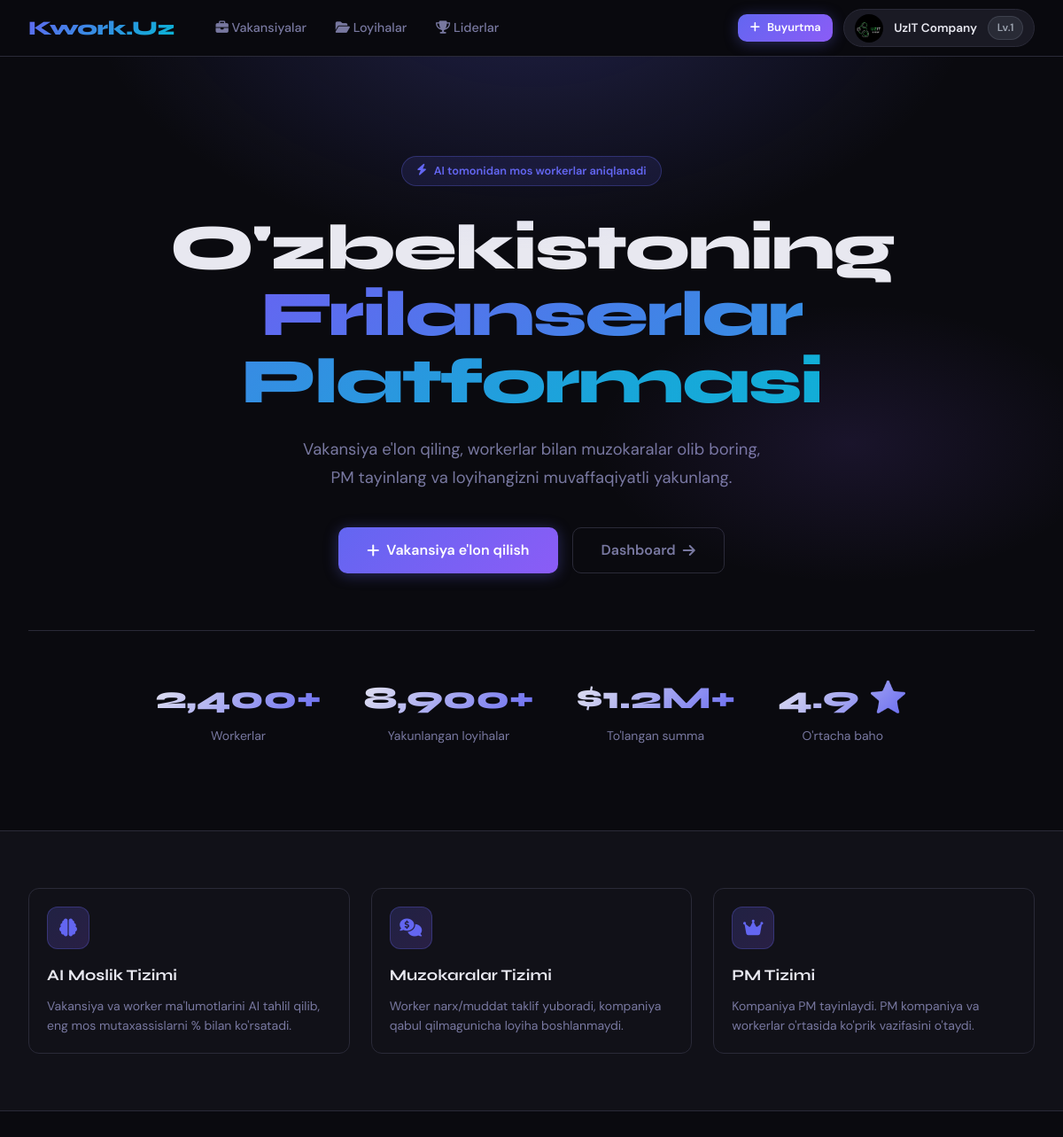
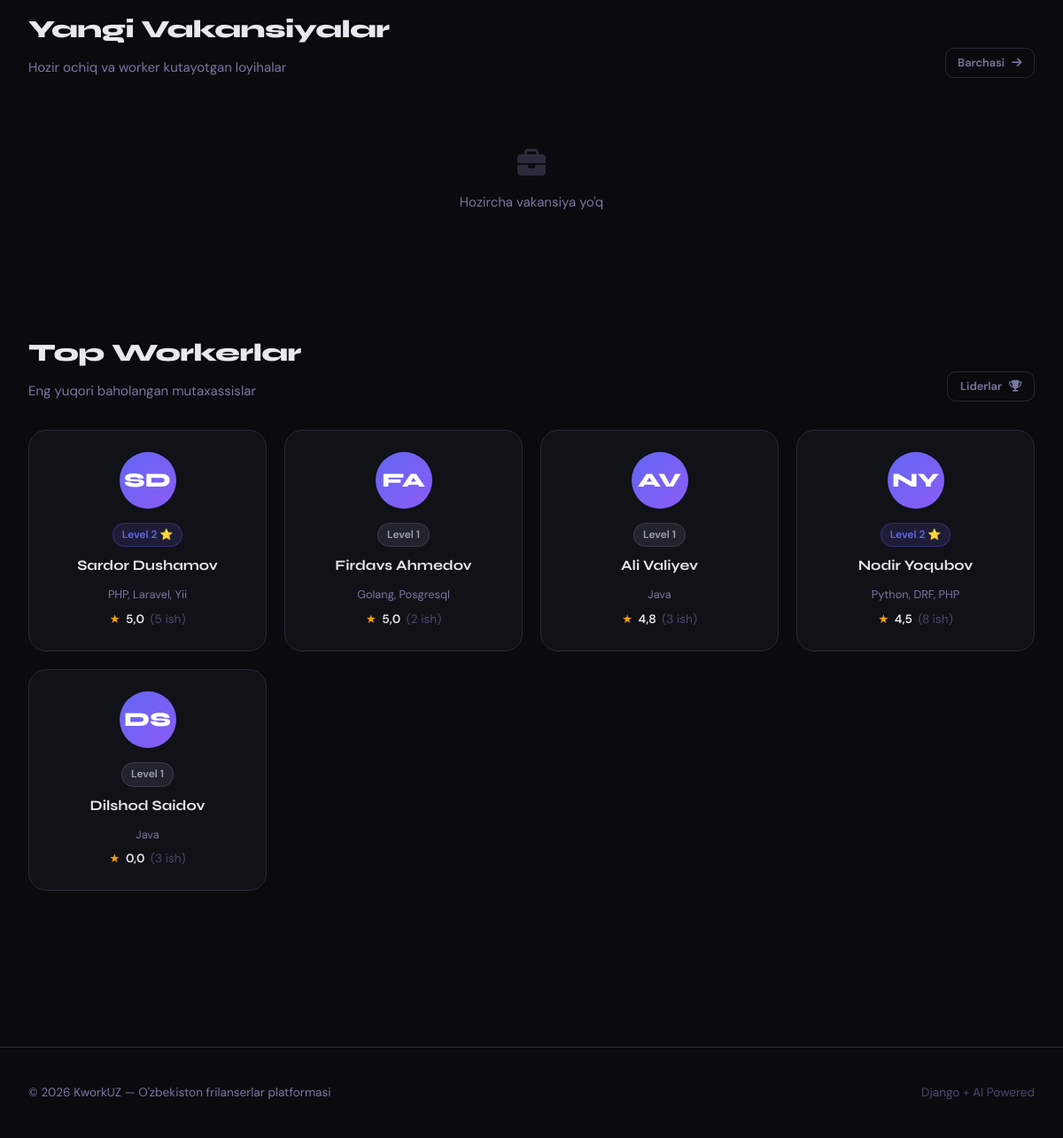
The app's page /marketplace/ (signed in) with its own data (2 pictures, top to bottom).
### marketplace/models.py (models this page shows, shortened)
class Profile(models.Model):
    ROLE_CHOICES = [
        ('client', 'Kompaniya'),
        ('freelancer', 'Worker'),
    ]
    LEVEL_CHOICES = [
        (1, 'Level 1'),
        (2, 'Level 2'),
        (3, 'Level 3'),
    ]
    user = models.OneToOneField(User, on_delete=models.CASCADE, related_name='profile')
    role = models.CharField(max_length=20, choices=ROLE_CHOICES, default='freelancer')
    bio = models.TextField(blank=True)
    skills = models.TextField(blank=True)
    avatar = models.ImageField(upload_to='avatars/', blank=True, null=True)
    level = models.IntegerField(choices=LEVEL_CHOICES, default=1)
    rating = models.FloatField(default=0.0)
    completed_jobs_count = models.IntegerField(default=0)
    hourly_rate = models.DecimalField(max_digits=10, decimal_places=2, null=True, blank=True)
    portfolio_url = models.URLField(blank=True)
    location = models.CharField(max_length=100, blank=True)
    created_at = models.DateTimeField(auto_now_add=True)
    class Meta:
        verbose_name = 'Profil'
        verbose_name_plural = 'Profillar'

### marketplace/views.py (the view)
# urls.py: path('', views.home_view, name='home'),
def home_view(request):
    recent_vacancies = Vacancy.objects.filter(status='OPEN').order_by('-created_at')[:6]
    top_workers = Profile.objects.filter(role='freelancer').order_by('-rating', '-completed_jobs_count')[:8]
    return render(request, 'marketplace/home.html', {'recent_vacancies': recent_vacancies, 'top_workers': top_workers})

### templates/marketplace/home.html (shortened to what this page needs)
{% extends "base/base.html" %}
{% block content %}
<section class="hero">
  <div class="container">
    <div class="hero-badge">
      <i class="fas fa-bolt"></i>
      AI tomonidan mos workerlar aniqlanadi
    </div>
    <h1 class="hero-title">
      O'zbekistoning<br>
      <span>Frilanserlar Platformasi</span>
    </h1>
    <p class="hero-sub">
      Vakansiya e'lon qiling, workerlar bilan muzokaralar olib boring,
      PM tayinlang va loyihangizni muvaffaqiyatli yakunlang.
    </p>
    <div class="hero-cta">
      {% if user.is_authenticated %}
        {% if user.profile.role == 'client' %}
          <a href="{% url 'marketplace:vacancy_create' %}" class="btn btn-primary">
            <i class="fas fa-plus"></i> Vakansiya e'lon qilish
          </a>
        {% else %}
          <a href="{% url 'marketplace:vacancy_list' %}" class="btn btn-primary">
            <i class="fas fa-briefcase"></i> Vakansiyalarni ko'rish
          </a>
        {% endif %}
        <a href="{% url 'marketplace:dashboard' %}" class="btn btn-ghost">
          Dashboard <i class="fas fa-arrow-right"></i>
        </a>
      {% endif %}
    </div>
    <div class="hero-stats">
      <div>
        <div class="stat-num">2,400+</div>
        <div class="stat-label">Workerlar</div>
      </div>
      <div>
        <div class="stat-num">8,900+</div>
        <div class="stat-label">Yakunlangan loyihalar</div>
      </div>
      <div>
        <div class="stat-num">$1.2M+</div>
        <div class="stat-label">To'langan summa</div>
      </div>
      <div>
        <div class="stat-num">4.9 ⭐</div>
        <div class="stat-label">O'rtacha baho</div>
      </div>
    </div>
  </div>
</section>
<section style="padding:4rem 0;background:var(--bg2);
  border-top:1px solid var(--border);border-bottom:1px solid var(--border);">
  <div class="container">
    <div class="grid-3">
      <div class="card card-sm">
        <div class="feature-icon"><i class="fas fa-brain"></i></div>
        <h3 style="font-family:var(--font-display);font-weight:700;margin-bottom:.5rem;">
          AI Moslik Tizimi
        </h3>
        <p style="color:var(--text-muted);font-size:.875rem;line-height:1.6;">
          Vakansiya va worker ma'lumotlarini AI tahlil qilib,
          eng mos mutaxassislarni % bilan ko'rsatadi.
        </p>
      </div>
      <div class="card card-sm">
        <div class="feature-icon"><i class="fas fa-comments-dollar"></i></div>
        <h3 style="font-family:var(--font-display);font-weight:700;margin-bottom:.5rem;">
          Muzokaralar Tizimi
        </h3>
        <p style="color:var(--text-muted);font-size:.875rem;line-height:1.6;">
          Worker narx/muddat taklif yuboradi, kompaniya qabul qilmagunicha
          loyiha boshlanmaydi.
        </p>
      </div>
      <div class="card card-sm">
        <div class="feature-icon"><i class="fas fa-crown"></i></div>
        <h3 style="font-family:var(--font-display);font-weight:700;margin-bottom:.5rem;">
          PM Tizimi
        </h3>
        <p style="color:var(--text-muted);font-size:.875rem;line-height:1.6;">
          Kompaniya PM tayinlaydi. PM kompaniya va workerlar
          o'rtasida ko'prik vazifasini o'taydi.
        </p>
      </div>
    </div>
  </div>
</section>
<section class="page-content">
  <div class="container">
    <div style="display:flex;align-items:flex-end;justify-content:space-between;margin-bottom:2rem;">
      <div>
        <h2 class="section-title">Yangi Vakansiyalar</h2>
        <p style="color:var(--text-muted);">Hozir ochiq va worker kutayotgan loyihalar</p>
      </div>
      <a href="{% url 'marketplace:vacancy_list' %}" class="btn btn-ghost btn-sm">
        Barchasi <i class="fas fa-arrow-right"></i>
      </a>
    </div>
    <div class="grid-3">
      {% for vacancy in recent_vacancies %}
      <a href="{% url 'marketplace:vacancy_detail' vacancy.pk %}" class="vac-card">
        <div style="display:flex;justify-content:space-between;
          align-items:start;margin-bottom:.75rem;">
          <span class="tag">{{ vacancy.get_category_display }}</span>
          <span class="status-badge status-{{ vacancy.status }}">
            {{ vacancy.get_status_display }}
          </span>
        </div>
        <div class="vac-title">{{ vacancy.title }}</div>
        <div class="vac-desc">{{ vacancy.description|truncatechars:100 }}</div>
        <div style="display:flex;gap:1rem;align-items:center;flex-wrap:wrap;">
          <span style="font-family:var(--font-display);font-weight:700;
            color:var(--green);font-size:1.05rem;">
            ${{ vacancy.budget_min }}–${{ vacancy.budget_max }}
          </span>
          {% if vacancy.deadline_days %}
          <span style="color:var(--text-muted);font-size:.8rem;">
            <i class="fas fa-clock"></i> {{ vacancy.deadline_days }} kun
          </span>
          {% endif %}
          <span style="color:var(--accent3);font-size:.8rem;">
            <i class="fas fa-users"></i> {{ vacancy.required_workers }} worker
          </span>
          <span style="color:var(--text-dim);font-size:.8rem;margin-left:auto;">
            {{ vacancy.created_at|timesince }} oldin
          </span>
        </div>
      </a>
      {% empty %}
      <div style="grid-column:1/-1;text-align:center;padding:3rem;color:var(--text-muted);">
        <i class="fas fa-briefcase" style="font-size:2rem;margin-bottom:1rem;opacity:.3;display:block;"></i>
        Hozircha vakansiya yo'q
      </div>
      {% endfor %}
    </div>
  </div>
</section>
<section style="padding:3rem 0 5rem;">
  <div class="container">
    <div style="display:flex;align-items:flex-end;justify-content:space-between;margin-bottom:2rem;">
      <div>
        <h2 class="section-title">Top Workerlar</h2>
        <p style="color:var(--text-muted);">Eng yuqori baholangan mutaxassislar</p>
      </div>
      <a href="{% url 'reputation:leaderboard' %}" class="btn btn-ghost btn-sm">
        Liderlar <i class="fas fa-trophy"></i>
      </a>
    </div>
    <div class="grid-4">
      {% for profile in top_workers %}
      <a href="{% url 'marketplace:profile' profile.user.username %}" class="fl-card">
        <div class="fl-av">
          {% if profile.avatar %}
            <img src="{{ profile.avatar.url }}" alt="">
          {% else %}
            {{ profile.user.first_name|first|upper }}{{ profile.user.last_name|first|upper }}
          {% endif %}
        </div>
        <span class="level-badge level-{{ profile.level }}" style="margin-bottom:.5rem;">
          Level {{ profile.level }}
          {% if profile.level == 3 %}👑{% elif profile.level == 2 %}⭐{% endif %}
        </span>
        <div style="font-family:var(--font-display);font-weight:700;font-size:1rem;margin-bottom:.25rem;">
          {{ profile.user.get_full_name|default:profile.user.username }}
        </div>
        <div style="color:var(--text-muted);font-size:.8rem;margin:.4rem 0;">
          {{ profile.skills|truncatechars:40 }}
        </div>
        <div style="display:flex;align-items:center;gap:.4rem;font-size:.85rem;">
          <span style="color:var(--gold);">★</span>
          <span style="font-weight:600;">{{ profile.rating }}</span>
          <span style="color:var(--text-dim);">
            ({{ profile.completed_jobs_count }} ish)
          </span>
        </div>
      </a>
      {% empty %}
      <div style="grid-column:1/-1;text-align:center;padding:2rem;color:var(--text-muted);">
        Hali worker yo'q
      </div>
      {% endfor %}
    </div>
  </div>
</section>
{% endblock %}

### templates/base/base.html (shortened to what this page needs)
{% load static %}
<!DOCTYPE html>
<html lang="uz" data-theme="dark">
<head>
  <link rel="stylesheet" href="https://cdnjs.cloudflare.com/ajax/libs/font-awesome/6.5.0/css/all.min.css"/>
</head>
<body>
<nav class="navbar">
  <div class="nav-inner">
    <a href="{% url 'marketplace:home' %}" class="nav-logo">Kwork.Uz</a>
    <div class="nav-links">
      <a href="{% url 'marketplace:vacancy_list' %}">
        <i class="fas fa-briefcase"></i> Vakansiyalar
      </a>
      {% if user.is_authenticated %}
      <a href="{% url 'negotiation:my_projects' %}">
        <i class="fas fa-folder-open"></i> Loyihalar
      </a>
      {% endif %}
      <a href="{% url 'reputation:leaderboard' %}">
        <i class="fas fa-trophy"></i> Liderlar
      </a>
    </div>
    <div class="nav-right">
      {% if user.is_authenticated %}
        {% if user.profile.role == 'client' %}
        <a href="{% url 'marketplace:vacancy_create' %}" class="btn btn-primary btn-sm">
          <i class="fas fa-plus"></i> Buyurtma
        </a>
        {% endif %}
        <div class="dropdown" id="userDropdown">
          <a class="avatar-wrap" onclick="toggleDropdown()" href="#">
            <div class="avatar">
              {% if user.profile.avatar %}
                <img src="{{ user.profile.avatar.url }}" alt="">
              {% else %}
                {{ user.first_name|first|upper }}{{ user.last_name|first|upper }}
              {% endif %}
            </div>
            <span style="font-size:0.85rem; font-weight:600;">{{ user.get_full_name|default:user.username }}</span>
            <span class="level-badge level-{{ user.profile.level }}">Lv.{{ user.profile.level }}</span>
          </a>
        </div>
      {% else %}
        <a href="{% url 'auth:login' %}" class="btn btn-ghost btn-sm">Kirish</a>
        <a href="{% url 'auth:register' %}" class="btn btn-primary btn-sm">Ro'yxat</a>
      {% endif %}
    </div>
  </div>
</nav>
{% block content %}{% endblock %}
<footer class="footer">
  <div class="footer-inner">
    <span>© 2026 KworkUZ — O'zbekiston frilanserlar platformasi</span>
    <span style="color:var(--text-dim);">Django + AI Powered</span>
  </div>
</footer>
</body>
</html>

### templates/base/base.html (style rules this page uses)
:root { --bg: #0a0a0f; --bg2: #111118; --bg3: #1a1a24; --border: #2a2a38; --border-glow: rgba(99,102,241,0.4); --text: #e8e8f0; --text-muted: #7878a0; --text-dim: #4a4a6a; --accent: #6366f1; --accent2: #8b5cf6; --accent3: #06b6d4; --green: #10b981; --orange: #f59e0b; --red: #ef4444; --gold: #f59e0b; --radius: 12px; --radius-lg: 20px; --shadow: 0 4px 24px rgba(0,0,0,0.4); --shadow-accent: 0 0 30px rgba(99,102,241,0.15); --transition: 0.2s cubic-bezier(0.4,0,0.2,1); --font-display: 'Syne', sans-serif; --font-body: 'DM Sans', sans-serif; }
*, *::before, *::after { box-sizing: border-box; margin: 0; padding: 0; }
html { scroll-behavior: smooth; }
body { background: var(--bg); color: var(--text); font-family: var(--font-body); font-size: 15px; line-height: 1.6; min-height: 100vh; overflow-x: hidden; }
.navbar { position: sticky; top: 0; z-index: 1000; background: rgba(10,10,15,0.85); backdrop-filter: blur(20px); border-bottom: 1px solid var(--border); padding: 0 2rem; height: 64px; display: flex; align-items: center; }
.nav-inner { width: 100%; max-width: 1280px; margin: 0 auto; display: flex; align-items: center; gap: 2rem; }
.nav-logo { font-family: var(--font-display); font-size: 1.4rem; font-weight: 800; background: linear-gradient(135deg, var(--accent), var(--accent3)); -webkit-background-clip: text; -webkit-text-fill-color: transparent; text-decoration: none; letter-spacing: -0.5px; flex-shrink: 0; }
.nav-links { display: flex; align-items: center; gap: 0.25rem; flex: 1; }
.nav-links a { padding: 0.4rem 0.9rem; color: var(--text-muted); text-decoration: none; border-radius: 8px; font-size: 0.9rem; font-weight: 500; transition: var(--transition); }
.nav-right { display: flex; align-items: center; gap: 0.75rem; margin-left: auto; }
.btn { display: inline-flex; align-items: center; justify-content: center; gap: 0.5rem; padding: 0.55rem 1.25rem; border-radius: 10px; border: none; cursor: pointer; font-family: var(--font-body); font-size: 0.875rem; font-weight: 600; text-decoration: none; transition: var(--transition); white-space: nowrap; }
.btn-primary { background: linear-gradient(135deg, var(--accent), var(--accent2)); color: #fff; box-shadow: 0 2px 16px rgba(99,102,241,0.35); }
.btn-ghost { background: transparent; color: var(--text-muted); border: 1px solid var(--border); }
.btn-sm { padding: 0.35rem 0.85rem; font-size: 0.8rem; }
.avatar-wrap { display: flex; align-items: center; gap: 0.75rem; padding: 0.3rem 0.75rem; background: var(--bg3); border-radius: 100px; border: 1px solid var(--border); cursor: pointer; transition: var(--transition); text-decoration: none; color: var(--text); }
.avatar { width: 32px; height: 32px; border-radius: 50%; background: linear-gradient(135deg, var(--accent), var(--accent2)); display: flex; align-items: center; justify-content: center; font-family: var(--font-display); font-weight: 700; font-size: 0.85rem; color: #fff; flex-shrink: 0; overflow: hidden; }
.avatar img { width: 100%; height: 100%; object-fit: cover; }
.level-badge { display: inline-flex; align-items: center; gap: 0.3rem; padding: 0.2rem 0.6rem; border-radius: 100px; font-size: 0.75rem; font-weight: 600; }
.level-1 { background: rgba(107,114,128,0.2); color: #9ca3af; border: 1px solid rgba(107,114,128,0.3); }
.level-2 { background: rgba(99,102,241,0.15); color: var(--accent); border: 1px solid rgba(99,102,241,0.3); }
.container { max-width: 1280px; margin: 0 auto; padding: 0 2rem; }
.page-content { padding: 2.5rem 0; }
.card { background: var(--bg2); border: 1px solid var(--border); border-radius: var(--radius-lg); padding: 1.75rem; transition: var(--transition); }
.card-sm { padding: 1.25rem; border-radius: var(--radius); }
.section-title { font-family: var(--font-display); font-size: 1.75rem; font-weight: 800; letter-spacing: -0.5px; margin-bottom: 0.5rem; }
.grid-3 { display: grid; grid-template-columns: repeat(3, 1fr); gap: 1.5rem; }
.grid-4 { display: grid; grid-template-columns: repeat(4, 1fr); gap: 1.25rem; }
.footer { margin-top: 6rem; border-top: 1px solid var(--border); padding: 2.5rem 0; color: var(--text-muted); font-size: 0.85rem; }
.footer-inner { max-width: 1280px; margin: 0 auto; padding: 0 2rem; display: flex; align-items: center; justify-content: space-between; }
.dropdown { position: relative; }

### records on screen
Profile: user.first_name|first "S", user.last_name|first "D", level "2", user.get_full_name "Sardor Dushamov", skills "PHP, Laravel, Yii", rating "5,0", completed_jobs_count "5"
Profile: user.first_name|first "F", user.last_name|first "A", level "1", user.get_full_name "Firdavs Ahmedov", skills "Golang, Posgresql", rating "5,0", completed_jobs_count "2"
Profile: user.first_name|first "A", user.last_name|first "V", level "1", user.get_full_name "Ali Valiyev", skills "Java", rating "4,8", completed_jobs_count "3"
Profile: user.first_name|first "N", user.last_name|first "Y", level "2", user.get_full_name "Nodir Yoqubov", skills "Python, DRF, PHP", rating "4,5", completed_jobs_count "8"
Profile: user.first_name|first "D", user.last_name|first "S", level "1", user.get_full_name "Dilshod Saidov", skills "Java", rating "0,0", completed_jobs_count "3"

### other values on screen
{{ user.get_full_name|default:user.username }} "UzIT Company"
{{ user.profile.level }} "1"
